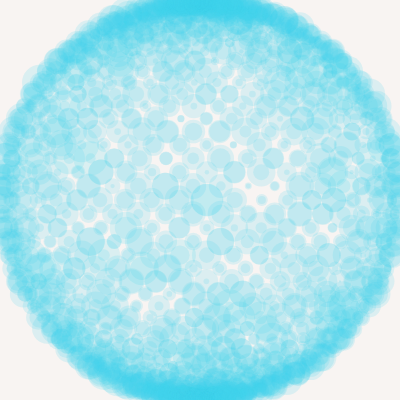
Frame 1 (no input)
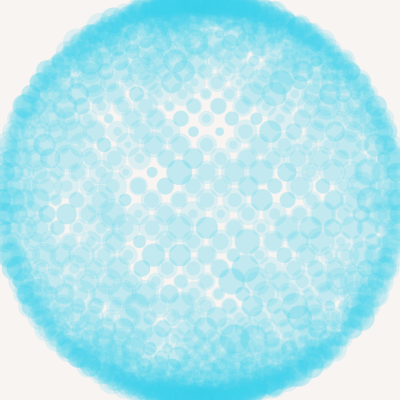
Frame 60 (no input)
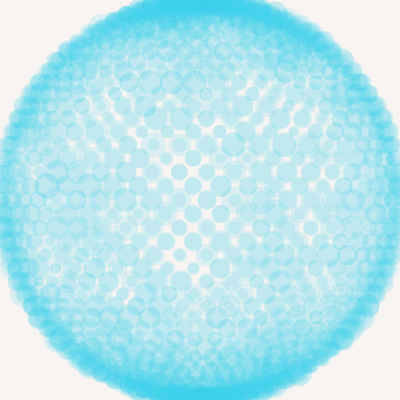
Frame 120 (the mouse pressed at the canvas centre since frame 60)

The p5.js sketch that drew these frames (run headless with seeded random() and noise() and a simulated clock; from frame 60 on, the mouse is pressed at the canvas centre):

// p5.js sketch
// ── sketch.js
let n = 45;
let x, y;
let mode = 0;
let rate = 0;

function setup() {
    createCanvas(400, 400);
    stroke(61, 209, 235, 40);
}
 
function draw() {
    let t = frameCount / 100;
    background(248, 244, 242);
    for (let j = 0; j < n; j++) {
        for (let i = 0; i < n; i++) { 
            strokeWeight(40 * noise(i + t * 2, j + t * 2));
            let x = width / 2 * (1 + cos(TWO_PI * i / n) * cos(TWO_PI * j / n));
            let y = height / 2 * (1 + sin(TWO_PI * i / n));
            point(x, y);
        }
    }
}
